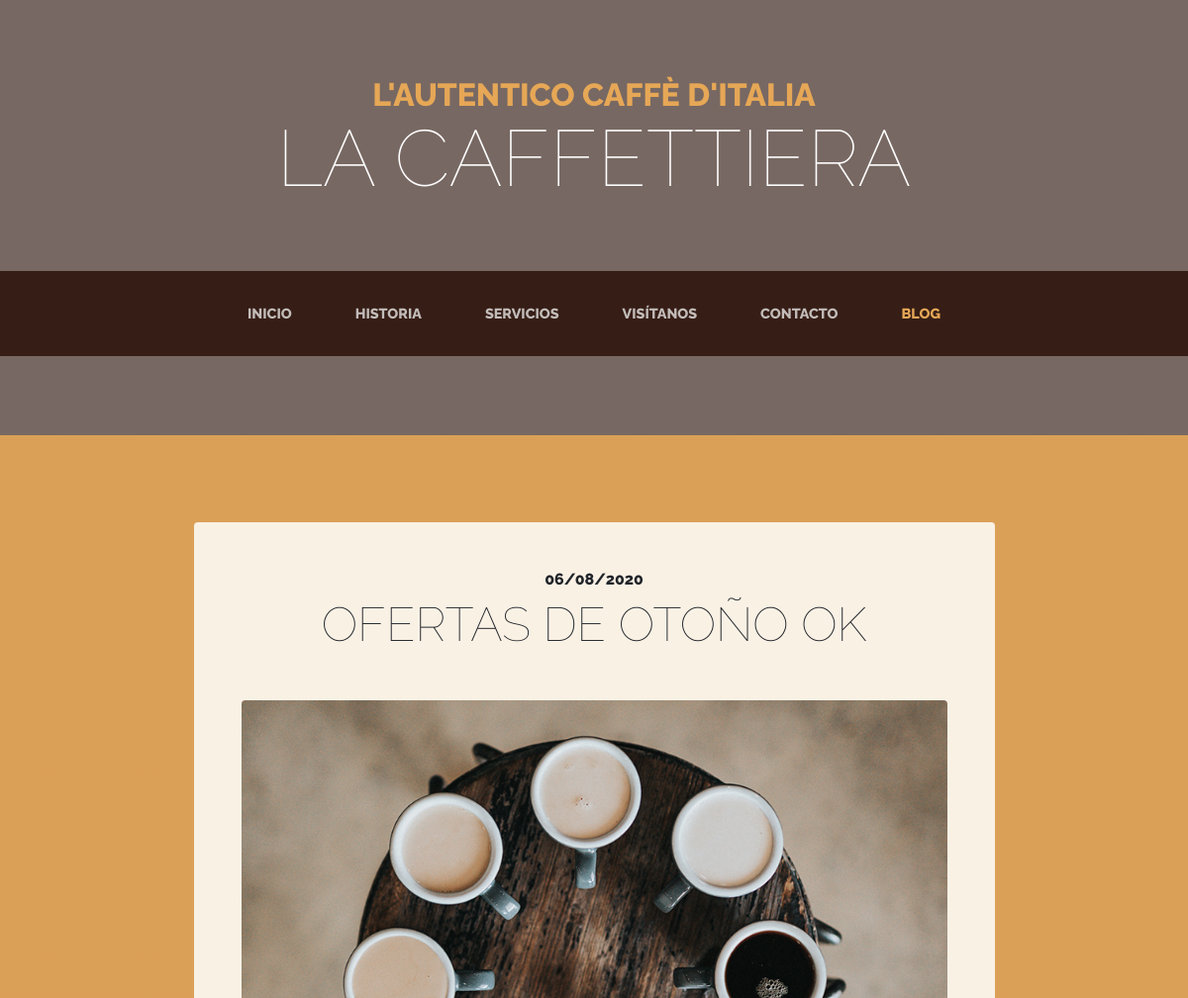
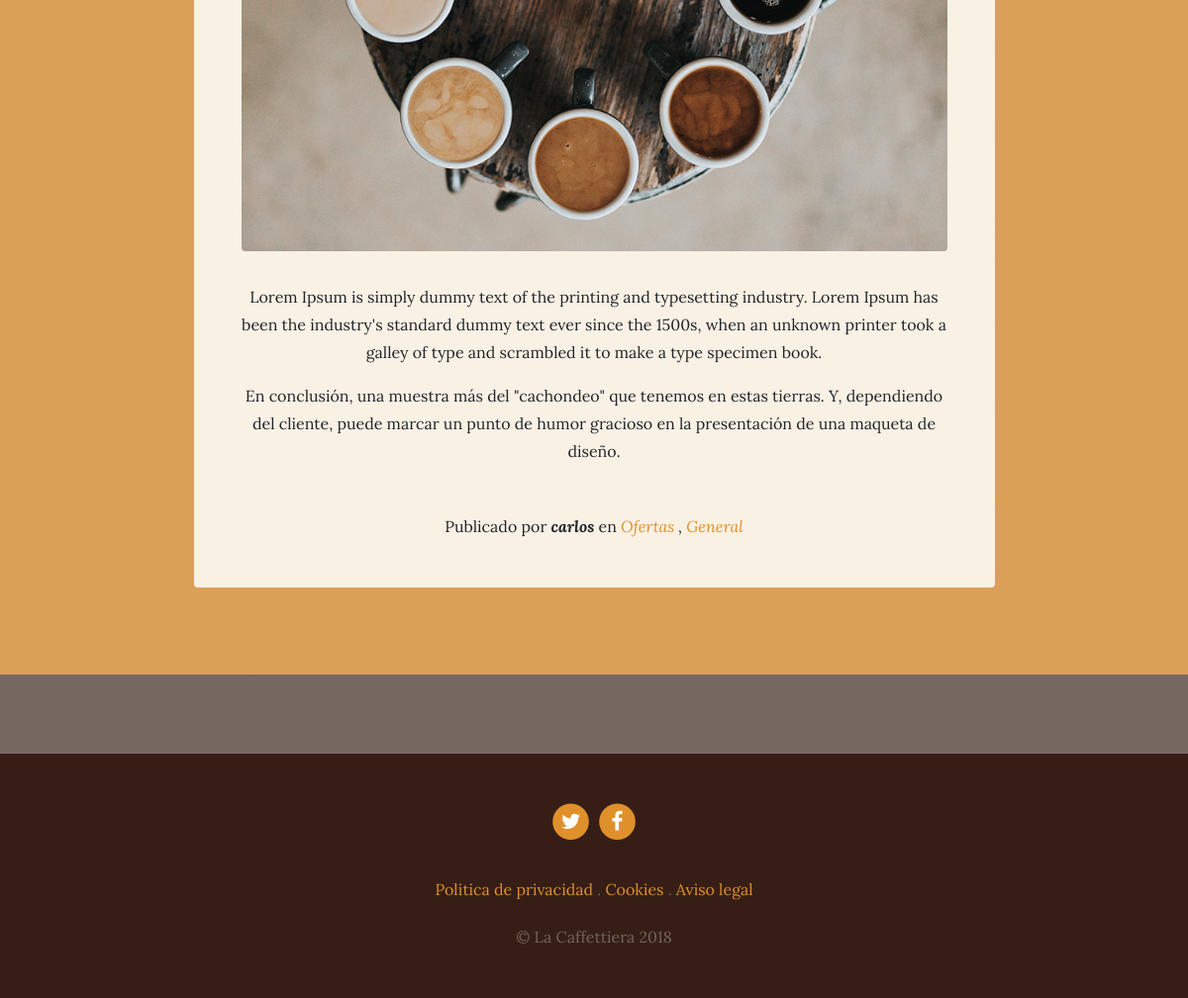
The app's page /blog/category/2/ with its own data (2 pictures, top to bottom).
### blog/models.py (models this page shows, shortened)
class Post(models.Model):
    title = models.CharField(max_length=200, verbose_name="Titulo")
    content = models.TextField(verbose_name="Contenido")
    published = models.DateTimeField(verbose_name="Publicado", default = now)
    image = models.ImageField(upload_to='blog', verbose_name='Imagen', null=True, blank=True)
    author = models.ForeignKey(User, verbose_name="Autor", on_delete= models.CASCADE)
    categories = models.ManyToManyField(Category, verbose_name="Categorias", related_name="get_posts")
    created = models.DateTimeField(auto_now_add=True, verbose_name="Fecha Creacion")
    updated = models.DateTimeField(auto_now=True, verbose_name="Fecha Modificado")
    class Meta:
        verbose_name = "Entrada"
        verbose_name_plural = "Entradas"
        ordering = ["-created"]

class Category(models.Model):
    name = models.CharField(max_length=100, verbose_name="Nombre")
    created = models.DateTimeField(auto_now_add=True, verbose_name="Fecha Creacion")
    updated = models.DateTimeField(auto_now=True, verbose_name="Fecha Modificado")
    class Meta:
        verbose_name = "Categoria"
        verbose_name_plural = "Categorias"
        ordering = ["-created"]

### pages/models.py (models this page shows, shortened)
class Page(models.Model):
    title = models.CharField(max_length = 200 , verbose_name = "Titulo")
    content = RichTextField(verbose_name = "contenido")
    order = models.SmallIntegerField(verbose_name="Orden", default=0)
    created = models.DateTimeField(auto_now_add=True, verbose_name="Fecha Creacion")
    updated = models.DateTimeField(auto_now=True, verbose_name="Fecha Modificado")
    class Meta:
        verbose_name = "pagina"
        verbose_name_plural = "paginas"
        ordering = ['order','title']

### blog/views.py (the view)
# urls.py: path('category/<int:category_id>/', views.category, name='category'),
def category(request, category_id):
    category = get_object_or_404(Category, id=category_id)
    return render(request,"blog/category.html", {'category': category })

### pages/templatetags/pages_extras.py (called while the page is built)
@register.simple_tag
def get_page_list():
    pages = Page.objects.all()
    return pages

### social/processors.py (called while the page is built)
def ctx_dict(request):
    ctx = {}
    links = Link.objects.all()
    for link in links:
        ctx[link.key] = link.url
    return ctx

### blog/templates/blog/category.html (shortened to what this page needs)
{% extends 'core/base.html' %}
{% load static %}
{% block content %}
{% for post in category.get_posts.all %}
<section class="page-section cta">
  <div class="container">
    <div class="row">
      <div class="col-xl-9 mx-auto">
        <div class="cta-innerv text-center rounded">
          <h2 class="section-heading mb-5">
            <span class="section-heading-upper">{{ post.published | date:"SHORT_DATE_FORMAT"}}</span>
            <span class="section-heading-lower">{{ post.title }}</span>
          </h2>
          <p class="mb-0">
            <img class="mx-auto d-flex rounded img-fluid mb-3 mb-lg-0" src="{{ post.image.url }}" alt="">
          </p>
          <p class="mb-0 mbt">
            {{ post.content | linebreaks }}
          </p>
          <p class="mb-0 mbt">
            <span class="section-heading-under">Publicado por <em><b>{{ post.author }}</b></em> en
             <em>
              {% for category in post.categories.all %}
              <a href="{% url 'category' category.id %}" class="link">{{ category.name }} </a>
                {% if not forloop.last %},{% endif %}
              {% endfor %}
              </em>
            </span>
          </p>
        </div>
      </div>
    </div>
  </div>
</section>
{% endfor %}
{% endblock %}

### core/templates/core/base.html (shortened to what this page needs)
<!DOCTYPE html>
<html lang="es">
  <head>
    {% load static %}
    <link href="{% static 'core/vendor/bootstrap/css/bootstrap.min.css' %}" rel="stylesheet">
    <link href="{% static 'core/vendor/font-awesome/css/font-awesome.min.css' %}" rel="stylesheet" type="text/css">
    <link href="{% static 'core/css/business-casual.css' %}" rel="stylesheet">
  </head>
  <body>
    <h1 class="site-heading text-center text-white d-none d-lg-block">
      <span class="site-heading-upper text-primary mb-3">L'autentico caffè d'italia</span>
      <span class="site-heading-lower">La Caffettiera</span>
    </h1>
    <nav class="navbar navbar-expand-lg navbar-dark py-lg-4" id="mainNav">
      <div class="container">
        <div class="collapse navbar-collapse" id="navbarResponsive">
          <ul class="navbar-nav mx-auto">
            <li class="nav-item px-lg-4 {% if request.path == '/' %} active {% endif %}">
              <a class="nav-link text-uppercase text-expanded" href="{% url 'home' %}">Inicio</a>
            </li>
            <li class="nav-item px-lg-4 {% if request.path == '/about/' %} active {% endif %}">
              <a class="nav-link text-uppercase text-expanded" href="{% url 'about' %}">Historia</a>
            </li>
            <li class="nav-item px-lg-4 {% if request.path == '/services/' %} active {% endif %}">
              <a class="nav-link text-uppercase text-expanded" href="{% url 'services' %}">Servicios</a>
            </li>
            <li class="nav-item px-lg-4 {% if request.path == '/store/' %} active {% endif %}">
              <a class="nav-link text-uppercase text-expanded" href="{% url 'store' %}">Visítanos</a>
            </li>
            <li class="nav-item px-lg-4 {% if request.path == '/contact/' %} active {% endif %}">
              <a class="nav-link text-uppercase text-expanded" href="{% url 'contact' %}">Contacto</a>
            </li>
            <li class="nav-item px-lg-4 {% if request.path|slice:":6 " == '/blog/' %} active {% endif %}">
              <a class="nav-link text-uppercase text-expanded" href="{% url 'blog' %}">Blog</a>
            </li>
          </ul>
        </div>
      </div>
    </nav>
    {% block content %} {% endblock %}
    <footer class="footer text-faded text-center py-5">
      <div class="container">
        <p class="m-0">
        {% if LINK_TWITTER %}
	        <a href="{{ LINK_TWITTER }}" class="link">
	          <span class="fa-stack fa-lg">
	            <i class="fa fa-circle fa-stack-2x"></i>
	            <i class="fa fa-twitter fa-stack-1x fa-inverse"></i>
	          </span>
	        </a>
        {% endif %}
        {% if LINK_FACEBOOK %}
	        <a href="{{ LINK_FACEBOOK }}" class="link">
	          <span class="fa-stack fa-lg">
	            <i class="fa fa-circle fa-stack-2x"></i>
	            <i class="fa fa-facebook fa-stack-1x fa-inverse"></i>
	          </span>
	        </a>
         {% endif %}
	    </p>
        <p class="m-0 mbt">
        {% load pages_extras %}
        {% get_page_list as page_list %}
        {% for page in page_list %}
          <a href="{% url 'page'  page.id  %}" class="link">{{ page.title }}</a> {% if not forloop.last %}.{% endif %}
        {% endfor %}
		</p>
        <p class="m-0 mbt1">&copy; La Caffettiera 2018</p>
      </div>
	</footer>
  </body>
</html>

### core/static/core/css/business-casual.css (style rules this page uses)
body { font-family: 'Lora'; background: linear-gradient(rgba(47, 23, 15, 0.65), rgba(47, 23, 15, 0.65)), url("../img/bg.jpg"); background-attachment: fixed; background-position: center; background-size: cover; }
h1, h2, h3, h4, h5, h6 { font-family: 'Raleway'; }
p { line-height: 1.75; }
.text-faded { color: rgba(255, 255, 255, 0.3); }
.site-heading { margin-top: 5rem; margin-bottom: 5rem; text-transform: uppercase; line-height: 1; font-family: 'Raleway'; }
.site-heading .site-heading-upper { display: block; font-size: 2rem; font-weight: 800; }
.site-heading .site-heading-lower { font-size: 5rem; font-weight: 100; line-height: 4rem; }
.page-section { margin-top: 5rem; margin-bottom: 5rem; }
.section-heading { text-transform: uppercase; }
.section-heading .section-heading-upper { display: block; font-size: 1rem; font-weight: 800; padding-bottom:.5rem; }
.section-heading .section-heading-lower { display: block; font-size: 3rem; font-weight: 100; }
#mainNav { background-color: rgba(47, 23, 15, 0.9); font-family: 'Raleway'; }
#mainNav .navbar-nav .nav-item .nav-link { color: rgba(255, 255, 255, 0.7); font-weight: 800; }
#mainNav .navbar-nav .nav-item.active .nav-link { color: #e6a756; }
@media (min-width: 992px) { #mainNav .navbar-nav .nav-item .nav-link { font-size: 0.9rem; } }
.cta { padding-top: 5rem; padding-bottom: 5rem; background-color: rgba(230, 167, 86, 0.9); }
.cta .cta-innerv { position: relative; padding: 3rem; margin: 0.5rem; background-color: rgba(255, 255, 255, 0.85); }
.footer { background-color: rgba(47, 23, 15, 0.9); }
.text-primary { color: #e6a756 !important; }
.mbt { padding-top: 2rem; }
.mbt1 { padding-top: 1.25rem; }
a.link { color: #df902a; }

### records on screen
Post: published "06/08/2020", title "OFERTAS DE OTOÑO OK", image (picture), content "Lorem Ipsum is simply dummy text of the printing and typesetting industry. Lorem Ipsum has been the industry's standard dummy text ever since the 1500s, when an unknown printer took a galley of type and scrambled it to make a type specimen book. En conclusión, una muestra más del \"cachondeo\" que tenemos en estas tierras. Y, dependiendo del cliente, puede marcar un punto de humor gracioso en la presentación de una maqueta de diseño.", author "carlos"
Category: name "Ofertas"
Category: name "General"
Page: title "Politica de privacidad"
Page: title "Cookies"
Page: title "Aviso legal"
